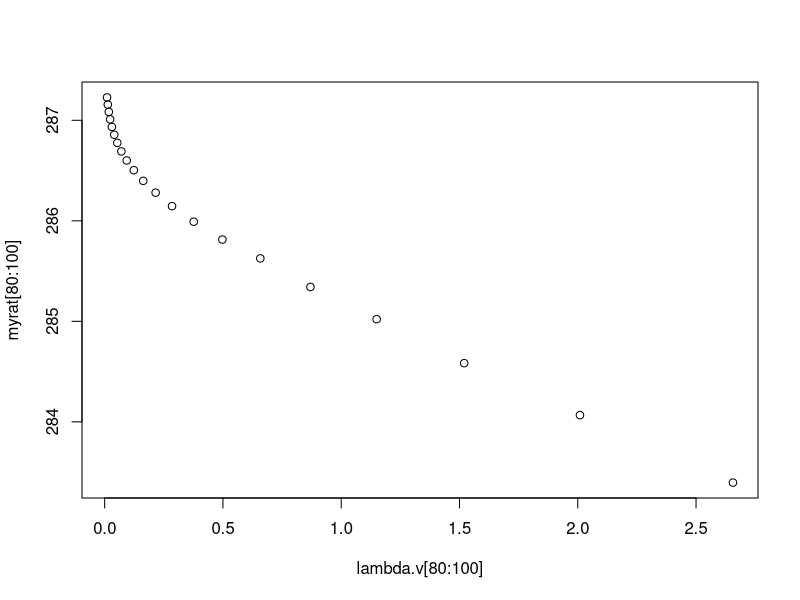
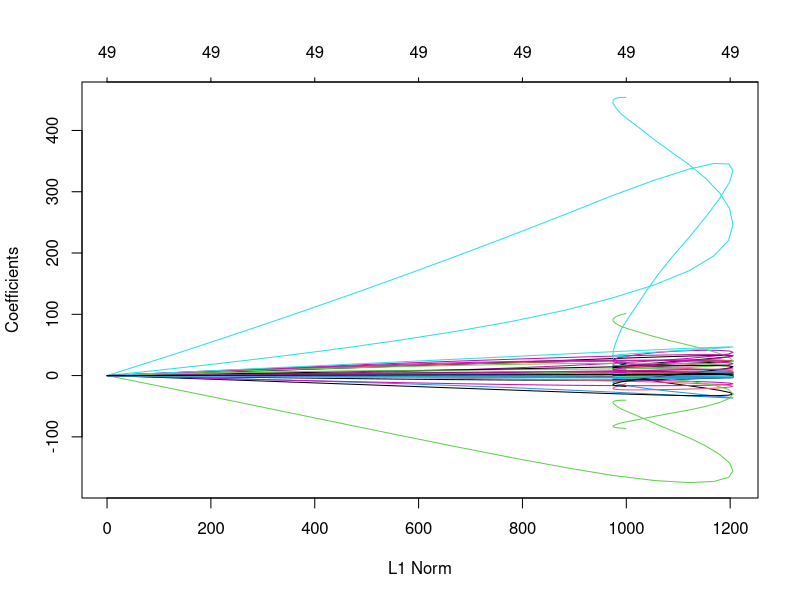
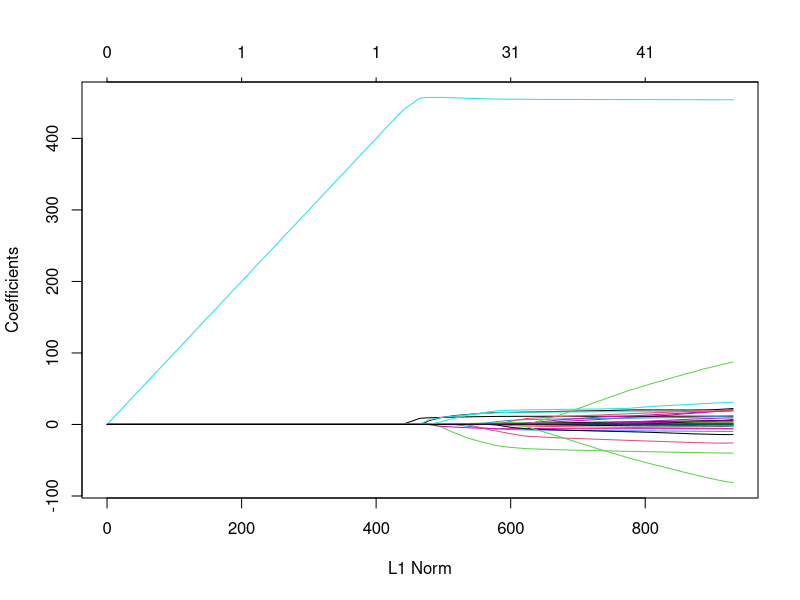

These charts were generated, in order, by the following R code:
## ---- chunk 1
knitr::opts_chunk$set(echo = TRUE)
library(readr)
library(dplyr)
## ---- chunk 2
births <- read.csv("birthsnewone.csv")
head(births)
set.seed(123456789)
i = 1:dim(births)[1]
i.train <- sample(i, 5000, replace = FALSE)
B.train = births[i.train,]
B.test = births[-i.train, ]
head(B.train)
## ---- chunk 3
# linear model
births_lm <- lm(Birth.Weight..g. ~ . - X, data = B.train)
summary(births_lm)
trainres <- residuals(births_lm)
msetrain <- mean(trainres^2)
testpred <- predict(births_lm, newdata = B.test, type = "response")
testres <- B.test$Birth.Weight..g. - testpred
msetest <- mean(testres^2)
print(c(msetrain, msetest))
## ---- chunk 4
baic <- step(births_lm, direction = "backward", data = B.train, k = log(nrow(B.train)))
## ---- chunk 5
biclm <- lm(Birth.Weight..g. ~ Plurality.of.birth + Date.LBirth + Month.LBirth + Weeks + Birth.weight.group + Father.Minority + Smoker + Wt.Gain, data = B.train)
btrares <- residuals(biclm)
msebictra <- mean(btrares^2)
bictespred <- predict(biclm, newdata = B.test, type = "response")
bictesres <- B.test$Birth.Weight..g. - bictespred
msebictes <- mean(bictesres^2)
print(c(msebictra, msebictes))
## ---- chunk 6
library(tidyr)
## ---- chunk 7
i <- seq(10, -2, length = 100)
lambda.v <- 10^i
B.train2 <- na.omit(B.train)
x <- model.matrix(Birth.Weight..g. ~., data = B.train2)
y <- B.train2$Birth.Weight..g.
library(glmnet)
model.ridge <- glmnet(x, y, alpha = 0, lambda = lambda.v)
coeffs <- coef(model.ridge)
summary(model.ridge)
my.l2=function(betas){#calculate l2 norm
  sqrt(sum(betas^2))}
  ls2=c()
  for (i in 1:100){ 
    ls2=c(ls2, my.l2(coeffs[-c(1,2),i]))
  }
nvars <- sapply(B.train2, is.numeric)
B.train2[, nvars] <- scale(B.train2[, nvars])
cvars <- sapply(B.train2, is.factor)
B.train2[, cvars] <- lapply(B.train2[, cvars], as.factor)

lslm2 <- lm(Birth.Weight..g. ~. - X, data = B.train2)
lscoeff <- coef(lslm2)
ls2ls <- sqrt(sum(lscoeff^2, na.rm = TRUE))
myrat <- ls2 / ls2ls
plot(lambda.v[80:100], myrat[80:100])
## ---- chunk 8
births2 <- na.omit(births)
x2 <- model.matrix(Birth.Weight..g. ~., data = births2)
y2 <- births2$Birth.Weight..g.
model.ridgeD <- glmnet(x2, y2, alpha = 0, lambda = lambda.v)

cv.output <- cv.glmnet(x2, y2, alpha = 0)
bestlamb.cv <- cv.output$lambda.min
bestlamb.cv
plot(model.ridge)

predict(model.ridge, s = bestlamb.cv, type = "coefficients")
## ---- chunk 9
model.lasso <- glmnet(x, y, alpha = 1, lambda = lambda.v)
summary(model.lasso)
## ---- chunk 10
lassocv.output <- cv.glmnet(x, y, alpha = 1)
bestlamb.lasso <- lassocv.output$lambda.min
bestlamb.lasso
plot(model.lasso)
predict(model.lasso, s = bestlamb.lasso, type = "coefficients")
